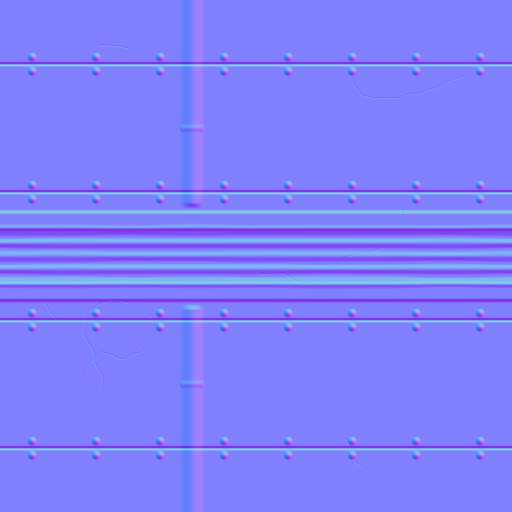
#> input picture assets/surfaces/ceiling/normal.png, 1024 x 1024 px (shown at 1/2 size)
$ python -i prepare_colours.py   (imports and definitions only)
#> lines starting #> are read from the running program, lines starting #| are printed output that depends on the picture; after the words box and inside, x2 and y2 are one past the last pixel; in counts of white or black regions, pixels touching at a corner belong together
### tools/blender/quarters/dress_uniform/medal_v3/texture/common.py
"""Paths and fixed inputs for the image-derived medal material comparison."""
from pathlib import Path

ROOT = Path(__file__).resolve().parents[6]
FIT = ROOT / 'tmp/issue130-v3/fit2'
OUT = ROOT / 'tmp/issue130-v3/tex1'
HY = Path('/Volumes/XS1000/acoliver/projects/3dlocal/hunyuan3d')
INPUT = ROOT / 'tmp/issue130-regen2/inputs/c01-seed1306201.png'
REFDIR = ROOT / 'tmp/issue130-reference/photo-20261111-01'
REFS = {
    'remembered': {'front': REFDIR / 'remembered-front-seed1304102.png',
                   'oblique': REFDIR / 'remembered-oblique-seed1304201.png'},
    'present': {'front': REFDIR / 'present-front-seed1304101.png',
                'oblique': REFDIR / 'present-oblique-seed1304201.png'},
}
SIZE = 2048
for directory in [OUT, OUT / 'paint', OUT / 'bakes', OUT / 'projection', OUT / 'renders', OUT / 'sheets']:
    directory.mkdir(parents=True, exist_ok=True)

### tools/blender/quarters/dress_uniform/medal_v3/texture/prepare_colours.py
"""Transfer generated colour and project material-separated photographic references."""
import json
import sys
from pathlib import Path
import numpy as np
from PIL import Image
from scipy.ndimage import gaussian_filter, distance_transform_edt, map_coordinates, label
from scipy.optimize import least_squares
from scipy.spatial import ConvexHull, cKDTree
from common import FIT, OUT, HY, REFS, SIZE
sys.path.insert(0, str(HY))
from mlx_hunyuan3d.rasterizer import rasterize


def read(path):
    return np.asarray(Image.open(path).convert('RGB'), np.float32)/255


def save(path, array):
    Image.fromarray(np.uint8(np.clip(array,0,1)*255+.5)).save(path)


def linear(rgb):
    return np.where(rgb<=.04045,rgb/12.92,((rgb+.055)/1.055)**2.4)


def srgb(rgb):
    return np.where(rgb<=.0031308,rgb*12.92,1.055*np.maximum(rgb,0)**(1/2.4)-.055)


def sample(image, xy):
    return np.stack([map_coordinates(image[...,c],[xy[:,1],xy[:,0]],order=1,mode='nearest')
                     for c in range(image.shape[-1])],axis=-1)


def pad(image, occupied):
    index = distance_transform_edt(~occupied, return_distances=False, return_indices=True)
    return image[tuple(index)]


def ellipse_for_blue(rgb):
    h,w = rgb.shape[:2]
#> h = 1024; w = 1024
    yy,xx = np.mgrid[:h,:w]
    r,g,b = rgb.transpose(2,0,1)
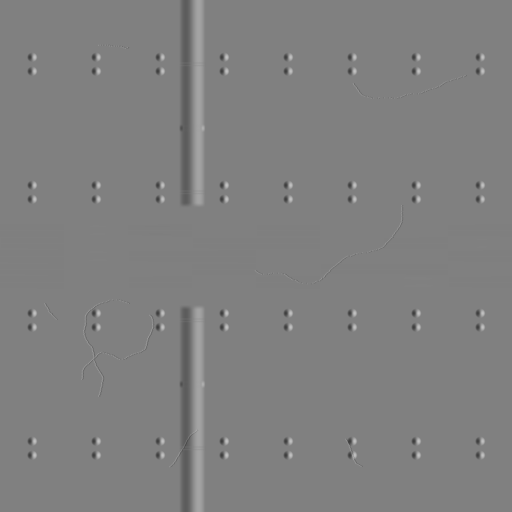
#> r: shape (1024, 1024) float32 (shown at 1/2 size); min 0.235, max 0.765, mean 0.502
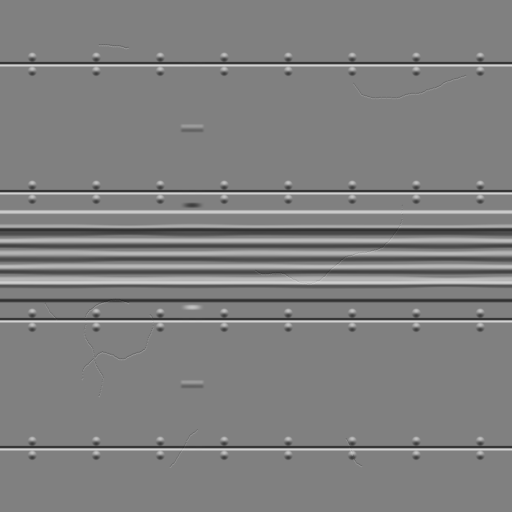
#> g: shape (1024, 1024) float32 (shown at 1/2 size); min 0.125, max 0.871, mean 0.502
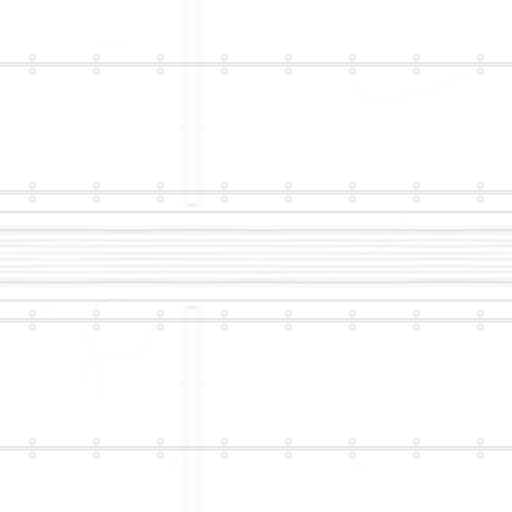
#> b: shape (1024, 1024) float32 (shown at 1/2 size); min 0.827, max 1, mean 0.991
    blue = (b>r*1.7)&(b>g*1.22)&(b>.10)
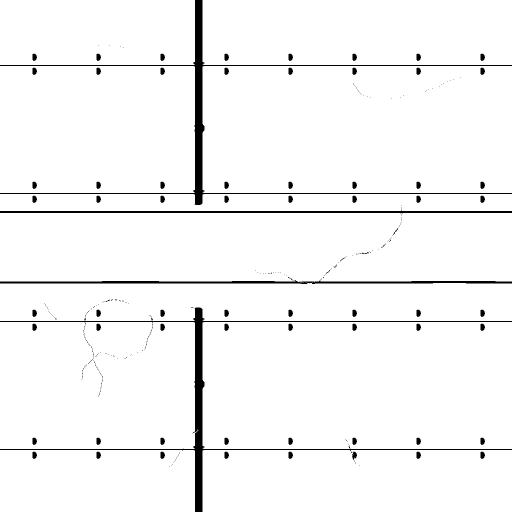
#> blue: shape (1024, 1024) bool (shown at 1/2 size); 96.5% white; 324 black regions (254 under 20 px), largest, box (x1, y1, x2, y2) and area: (0, 0, 1024, 410) 10301, (0, 615, 1024, 1024) 10299, (0, 560, 1024, 568) 4403
    labels,n = label(blue)
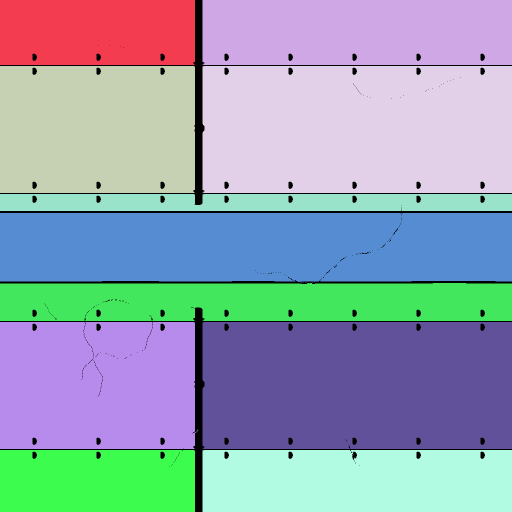
#> labels: shape (1024, 1024) int32 (shown at 1/2 size); 20 distinct labels, from 0 to 19; one colour per label, 0 black
#> n = 19
    counts = np.bincount(labels.ravel()); counts[0]=0
#> after `counts = np.bincount(labels.ravel())`: counts = 20 values, max 156105 at index 14, min 1 at index 7, mean 52428.8
    # The blue wool and ribbon share the enamel hue. Select complete central
    # lower components, never the frame-spanning fabric or upper ribbon.
    keep = []
    for component in np.flatnonzero(counts>500):
        cy,cx = np.nonzero(labels==component)
        if cx.min()>w*.30 and cx.max()<w*.72 and cy.min()>h*.35 and cy.max()<h*.90:
            keep.append(component)
#> this loop made 11 passes
#> component on passes 7 to 11: 12, 13, 14, 17, 18
#> after the loop, keep = []
#> (the run stopped early here; a loop or call above may not have finished)
